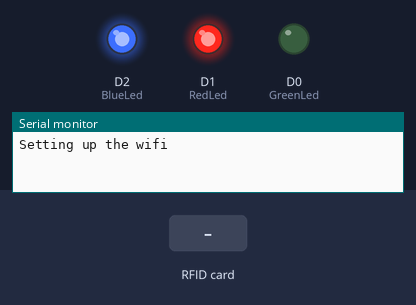
The sketch below on a simulated ESP8266 (NodeMCU). On the bench: output pins drawn as LEDs (lit = HIGH), the last lines printed to the serial monitor. Inputs (shaded band) come from the test bench. WiFi joins after 1.5 s; servers stay silent unless stated; uploads are accepted with an empty reply.

Above: at 1.1 s.
At 3.7 s:
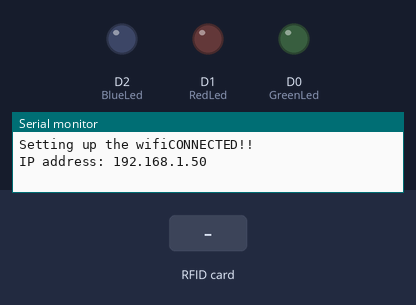
3.8 s: RFID card 5E 7A 19 C4 held to the reader
At 5.5 s:
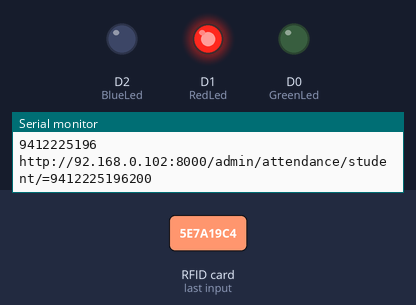
Timing chart, 0 to 7.2 s (numbered marks = the images above; inputs shaded):
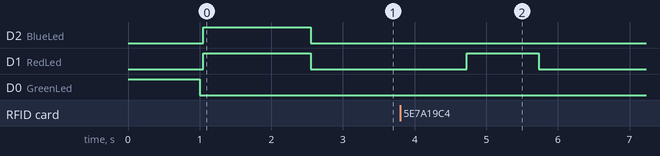

Measured:
- after the input at 3.8 s, D1 (RedLed): LOW → HIGH after 0.93 s, → LOW 1.0 s later

The sketch:

RFID_NodeMCU.ino
```cpp
#include <WiFiManager.h>
#include <ESP8266WiFi.h>     //Include Esp library
#include <WiFiClient.h>
#include <ESP8266WebServer.h>
#include <ESP8266HTTPClient.h>
#include <SPI.h>
#include <MFRC522.h>        //include RFID library
//
#define SS_PIN D4 //RX slave select
#define RST_PIN D3
#define RedLed D1
#define GreenLed D0
#define BlueLed D2
//#define WaitLed D4


MFRC522 mfrc522(SS_PIN, RST_PIN); // Create MFRC522 instance.

const char *ssid = "Jinchūriki";  //ENTER YOUR WIFI SETTINGS
const char *password = "123@ssid";

String getData ,Link;
String CardID="";

WiFiClient wifiClient;

void setup() {
  pinMode(GreenLed,OUTPUT);
  pinMode(BlueLed,OUTPUT);
  pinMode(RedLed,OUTPUT);
  //pinMode(WaitLed,OUTPUT);
  digitalWrite(GreenLed,HIGH);
  delay(1000);
  digitalWrite(GreenLed,LOW);
  Serial.begin(115200);
  WiFiManager wifiManager;
  SPI.begin();  // Init SPI bus
  mfrc522.PCD_Init(); // Init MFRC522 card
  digitalWrite(RedLed,HIGH);
  digitalWrite(BlueLed,HIGH);
  //digitalWrite(WaitLed,HIGH);
  Serial.print("Setting up the wifi");
  wifiManager.autoConnect("Jinchūriki","123@ssid");
  //digitalWrite(WaitLed,LOW);
  digitalWrite(RedLed,LOW);
  digitalWrite(BlueLed,LOW);
  Serial.println("CONNECTED!!");
  Serial.print("IP address: ");
  Serial.println(WiFi.localIP());  //IP address assigned to your ESP

}

void loop() {
  if(WiFi.status() != WL_CONNECTED){
    WiFiManager wifiManager;
    digitalWrite(RedLed,HIGH);
    digitalWrite(BlueLed,HIGH);
    //digitalWrite(WaitLed,HIGH);
    Serial.print("Setting up the wifi");
    wifiManager.autoConnect("Jinchūriki","123@ssid");
    //digitalWrite(WaitLed,LOW);
    digitalWrite(RedLed,LOW);
    digitalWrite(BlueLed,LOW);
    Serial.println("CONNECTED!!");
    Serial.print("IP address: ");
    Serial.println(WiFi.localIP());  //IP address assigned to your ESP
  }

  //look for new card
   if ( ! mfrc522.PICC_IsNewCardPresent()) {
  return;//got to start of loop if there is no card present
 }
 // Select one of the cards
 if ( ! mfrc522.PICC_ReadCardSerial()) {
  return;//if read card serial(0) returns 1, the uid struct contians the ID of the read card.
 }

 for (byte i = 0; i < mfrc522.uid.size; i++) {
     CardID += mfrc522.uid.uidByte[i];
     }
  //digitalWrite(WaitLed,HIGH);
  Serial.println("Remove your card and wait!");
  delay(700);
  Serial.println(CardID);     //Print Card ID
  HTTPClient http;    //Declare object of class HTTPClient

  //GET Data
  getData = CardID;
  Link = "http://92.168.0.102:8000/admin/attendance/student/="+ getData; // ENTER YOUR HOST NAME HERE
  Serial.print(Link);

  http.begin(wifiClient, Link);
  int httpCode = http.GET();            //Send the request
  delay(10);
  String payload = http.getString();    //Get the response payload

  Serial.println(httpCode);   //Print HTTP return code
  Serial.println(payload);    //Print request response payload

  if(payload == "login"){
    //digitalWrite(WaitLed,LOW);
    digitalWrite(GreenLed,HIGH);
    Serial.println("green on");
    delay(1000);
  }
  else if(payload == "logout"){
    //digitalWrite(WaitLed,LOW);
    digitalWrite(BlueLed,HIGH);
    Serial.println("Blue on");
    delay(100);
  }
  else{
    //digitalWrite(WaitLed,LOW);
    digitalWrite(RedLed,HIGH);
    delay(500);
    }
  delay(500);

  CardID = "";
  getData = "";
  Link = "";
  http.end();  //Close connection
  //digitalWrite(WaitLed,LOW);
  digitalWrite(GreenLed,LOW);
  digitalWrite(BlueLed,LOW);
  digitalWrite(RedLed,LOW);
}
//=======================================================================
```
